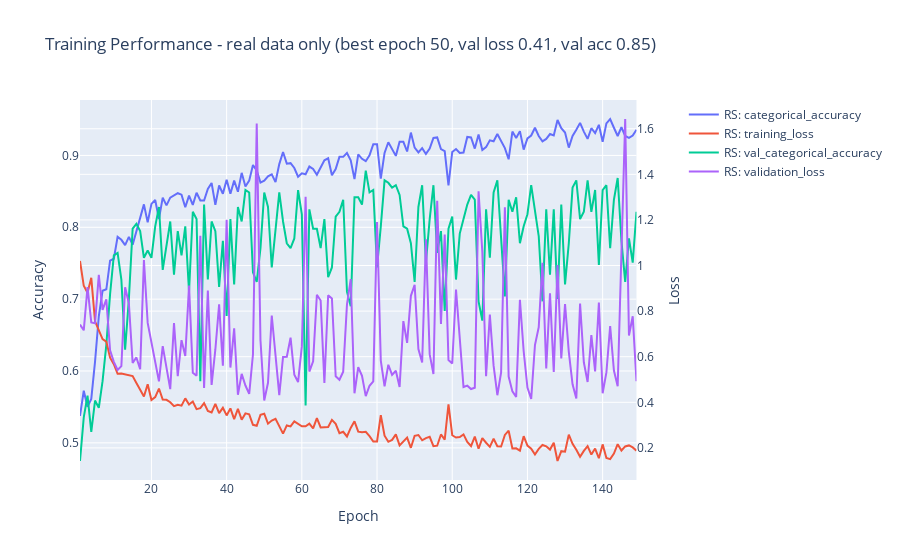

The notebook cell saved with this chart:
### Markdown cell above
#### Hyperparameter Tuning

### Code cell
files = {
    'RS': "models/RS_pointnet_history.json",
    }

histories = {}
for key in files.keys():
    with open(files[key], 'r') as f:
        histories[key] = json.load(f)

plot_training_performance(histories, 'categorical_accuracy', 'val_categorical_accuracy', 'Training Performance - real data only (best epoch 50, val loss 0.41, val acc 0.85)', 'RS_pointnet_training.png')

### Figure 1 — Plotly figure (JSON) as saved in the notebook; plotly's stock layout.template omitted (floating-point values rounded to 4 significant figures; data arrays with more than 128 entries replaced by an {"elided": "..."} marker saying what was removed)
{"data": [{"mode": "lines", "name": "RS: categorical_accuracy", "type": "scatter", "x": {"elided": "149 int values"}, "xaxis": "x", "y": {"elided": "150 float values"}, "yaxis": "y"}, {"mode": "lines", "name": "RS: training_loss", "type": "scatter", "x": {"elided": "149 int values"}, "xaxis": "x", "y": {"elided": "150 float values"}, "yaxis": "y2"}, {"mode": "lines", "name": "RS: val_categorical_accuracy", "type": "scatter", "x": {"elided": "149 int values"}, "xaxis": "x", "y": {"elided": "150 float values"}, "yaxis": "y"}, {"mode": "lines", "name": "RS: validation_loss", "type": "scatter", "x": {"elided": "149 int values"}, "xaxis": "x", "y": {"elided": "150 float values"}, "yaxis": "y2"}], "layout": {"title": {"text": "Training Performance - real data only (best epoch 50, val loss 0.41, val acc 0.85)"}, "xaxis": {"anchor": "y", "domain": [0, 0.94], "title": {"text": "Epoch"}}, "yaxis": {"anchor": "x", "domain": [0, 1], "title": {"text": "Accuracy"}}, "yaxis2": {"anchor": "x", "overlaying": "y", "side": "right", "title": {"text": "Loss"}}}}
